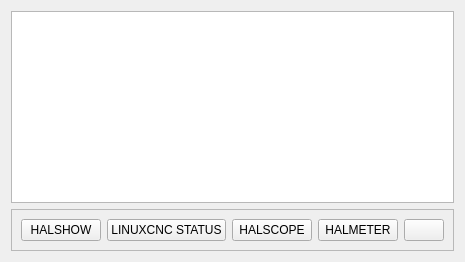
                   <widget class="QWidget" name="tab">
                    <attribute name="title">
                     <string>DEBUG</string>
                    </attribute>
                    <layout class="QVBoxLayout" name="verticalLayout_27">
                     <item>
                      <widget class="MachineLog" name="machinelog"/>
                     </item>
                     <item>
                      <widget class="QFrame" name="frame_7">
                       <property name="frameShape">
                        <enum>QFrame::StyledPanel</enum>
                       </property>
                       <property name="frameShadow">
                        <enum>QFrame::Raised</enum>
                       </property>
                       <layout class="QHBoxLayout" name="horizontalLayout_11">
                        <item>
                         <widget class="ActionButton" name="actionbutton_7">
                          <property name="text">
                           <string>HALSHOW</string>
                          </property>
                          <property name="launch_halshow_action" stdset="0">
                           <bool>true</bool>
                          </property>
                         </widget>
                        </item>
                        <item>
                         <widget class="ActionButton" name="actionbutton_8">
                          <property name="text">
                           <string>LINUXCNC STATUS</string>
                          </property>
                          <property name="launch_status_action" stdset="0">
                           <bool>true</bool>
                          </property>
                         </widget>
                        </item>
                        <item>
                         <widget class="ActionButton" name="actionbutton_15">
                          <property name="text">
                           <string>HALSCOPE</string>
                          </property>
                          <property name="launch_halscope_action" stdset="0">
                           <bool>true</bool>
                          </property>
                         </widget>
                        </item>
                        <item>
                         <widget class="ActionButton" name="actionbutton_16">
                          <property name="text">
                           <string>HALMETER</string>
                          </property>
                          <property name="launch_halmeter_action" stdset="0">
                           <bool>true</bool>
                          </property>
                         </widget>
                        </item>
                        <item>
                         <widget class="ActionButton" name="actionbutton_17"/>
                        </item>
                       </layout>
                      </widget>
                     </item>
                    </layout>
                   </widget>
